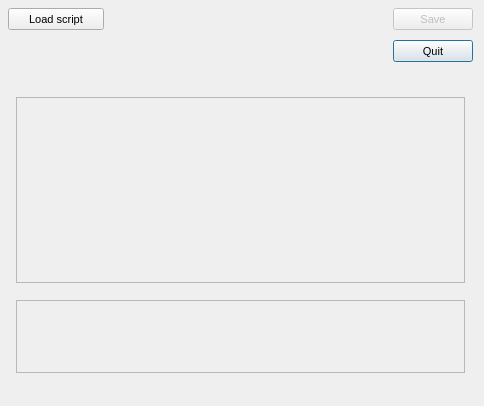
<?xml version="1.0"?>
<ui version="4.0">
  <class>LocalizeScriptDialog</class>
  <widget class="QDialog" name="IDD_LOCALIZESCRIPT">
    <property name="geometry">
      <rect>
        <x>0</x>
        <y>0</y>
        <width>484</width>
        <height>406</height>
      </rect>
    </property>
    <property name="windowTitle">
      <string>Script String Editor</string>
    </property>
    <property name="font">
      <font>
        <family>Liberation Sans</family>
        <pointsize>8</pointsize>
        <bold>false</bold>
        <italic>false</italic>
      </font>
    </property>
    <property name="enabled">
      <bool>true</bool>
    </property>
    <property name="windowFlags">
      <set>Qt::Dialog|Qt::WindowCloseButtonHint</set>
    </property>
    <property name="minimumSize">
      <size>
        <width>484</width>
        <height>406</height>
      </size>
    </property>
    <property name="maximumSize">
      <size>
        <width>484</width>
        <height>406</height>
      </size>
    </property>
    <widget class="QPushButton" name="IDC_LOADSCRIPT">
      <property name="geometry">
        <rect>
          <x>8</x>
          <y>8</y>
          <width>96</width>
          <height>22</height>
        </rect>
      </property>
      <property name="text">
        <string>Load script</string>
      </property>
      <property name="visible">
        <bool>true</bool>
      </property>
      <property name="enabled">
        <bool>true</bool>
      </property>
      <property name="default">
        <bool>false</bool>
      </property>
      <property name="autoDefault">
        <bool>false</bool>
      </property>
    </widget>
    <widget class="QPushButton" name="IDC_SAVE">
      <property name="geometry">
        <rect>
          <x>393</x>
          <y>8</y>
          <width>80</width>
          <height>22</height>
        </rect>
      </property>
      <property name="text">
        <string>Save</string>
      </property>
      <property name="visible">
        <bool>true</bool>
      </property>
      <property name="enabled">
        <bool>false</bool>
      </property>
      <property name="default">
        <bool>false</bool>
      </property>
      <property name="autoDefault">
        <bool>false</bool>
      </property>
    </widget>
    <widget class="QPushButton" name="IDOK">
      <property name="geometry">
        <rect>
          <x>393</x>
          <y>40</y>
          <width>80</width>
          <height>22</height>
        </rect>
      </property>
      <property name="text">
        <string>Quit</string>
      </property>
      <property name="visible">
        <bool>true</bool>
      </property>
      <property name="enabled">
        <bool>true</bool>
      </property>
      <property name="default">
        <bool>true</bool>
      </property>
      <property name="autoDefault">
        <bool>true</bool>
      </property>
    </widget>
    <widget class="QListWidget" name="IDC_STRINGLIST">
      <property name="geometry">
        <rect>
          <x>16</x>
          <y>97</y>
          <width>449</width>
          <height>186</height>
        </rect>
      </property>
      <property name="visible">
        <bool>true</bool>
      </property>
      <property name="enabled">
        <bool>false</bool>
      </property>
      <property name="selectionMode">
        <enum>QAbstractItemView::SingleSelection</enum>
      </property>
    </widget>
    <widget class="QTextEdit" name="IDC_STRINGEDIT">
      <property name="geometry">
        <rect>
          <x>16</x>
          <y>300</y>
          <width>449</width>
          <height>73</height>
        </rect>
      </property>
      <property name="visible">
        <bool>true</bool>
      </property>
      <property name="enabled">
        <bool>false</bool>
      </property>
      <property name="tabChangesFocus">
        <bool>false</bool>
      </property>
      <property name="horizontalScrollBarPolicy">
        <enum>Qt::ScrollBarAsNeeded</enum>
      </property>
    </widget>
  </widget>
</ui>
